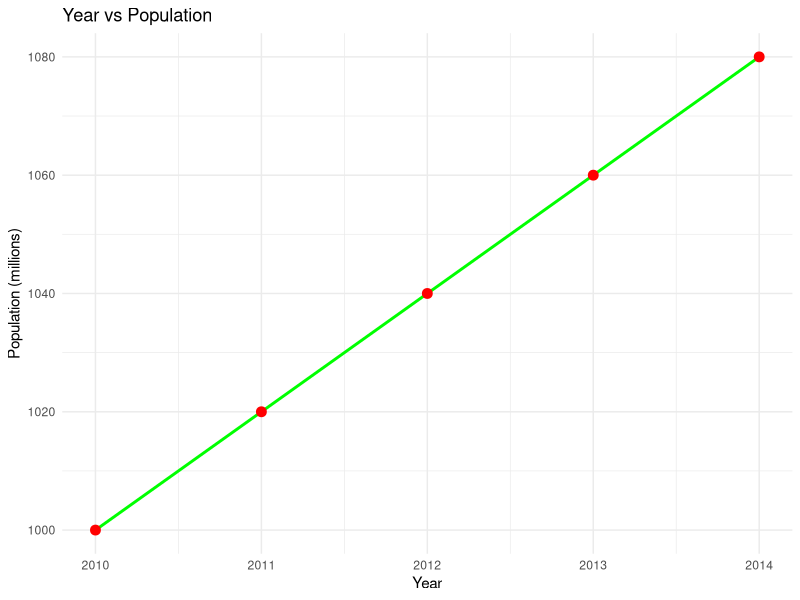

This figure's R source:
library(ggplot2)

# Create a data frame
year_population_data <- data.frame(
  Year = 2010:2014,
  Population = c(1000, 1020, 1040, 1060, 1080)
)

# Line plot
ggplot(year_population_data, aes(x = Year, y = Population)) +
  geom_line(color = "green", linewidth = 1) +
  geom_point(color = "red", size = 3) +
  labs(
    title = "Year vs Population",
    x = "Year",
    y = "Population (millions)"
  ) +
  theme_minimal()

